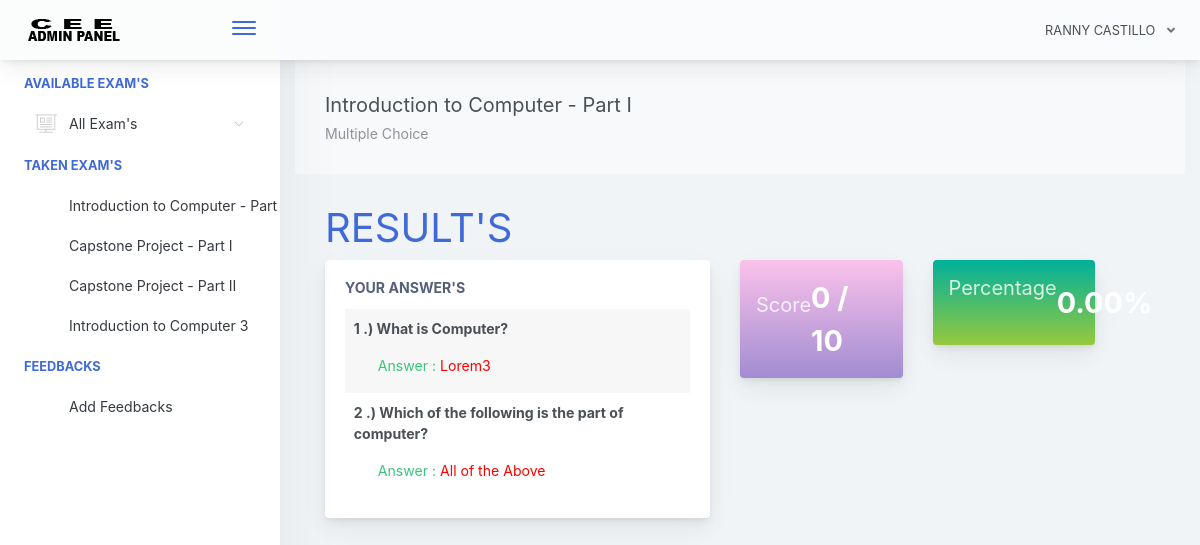
/home.php?page=result&id=26 (signed in), run on the app's committed database.
### tables this page shows
CREATE TABLE `examinee_tbl` (
  `exmne_id` int(11) NOT NULL,
  `exmne_fullname` varchar(1000) NOT NULL,
  `exmne_course` varchar(1000) NOT NULL,
  `exmne_gender` varchar(1000) NOT NULL,
  `exmne_birthdate` varchar(1000) NOT NULL,
  `exmne_year_level` varchar(1000) NOT NULL,
  `exmne_email` varchar(1000) NOT NULL,
  `exmne_password` varchar(1000) NOT NULL,
  `exmne_status` varchar(1000) NOT NULL DEFAULT 'active'
);

CREATE TABLE `exam_tbl` (
  `ex_id` int(11) NOT NULL,
  `cou_id` int(11) NOT NULL,
  `ex_title` varchar(1000) NOT NULL,
  `ex_time_limit` varchar(1000) NOT NULL,
  `ex_questlimit_display` int(11) NOT NULL,
  `ex_description` varchar(1000) NOT NULL,
  `ex_created` timestamp NOT NULL DEFAULT current_timestamp() ON UPDATE current_timestamp()
);

CREATE TABLE `exam_question_tbl` (
  `eqt_id` int(11) NOT NULL,
  `exam_id` int(11) NOT NULL,
  `exam_question` varchar(1000) NOT NULL,
  `exam_ch1` varchar(1000) NOT NULL,
  `exam_ch2` varchar(1000) NOT NULL,
  `exam_ch3` varchar(1000) NOT NULL,
  `exam_ch4` varchar(1000) NOT NULL,
  `exam_answer` varchar(1000) NOT NULL,
  `exam_status` varchar(1000) NOT NULL DEFAULT 'active'
);

CREATE TABLE `exam_answers` (
  `exans_id` int(11) NOT NULL,
  `axmne_id` int(11) NOT NULL,
  `exam_id` int(11) NOT NULL,
  `quest_id` int(11) NOT NULL,
  `exans_answer` varchar(1000) NOT NULL,
  `exans_status` varchar(1000) NOT NULL DEFAULT 'new',
  `exans_created` timestamp NOT NULL DEFAULT current_timestamp() ON UPDATE current_timestamp()
);

### query/selectData.php (called while the page is built, shortened)
<?php
$exmneId = $_SESSION['examineeSession']['exmne_id'];
$selExmneeData = $conn->query("SELECT * FROM examinee_tbl WHERE exmne_id='$exmneId' ")->fetch(PDO::FETCH_ASSOC);
 ?>

### pages/result.php (the view, shortened to what this page needs)
 <?php
    $examId = $_GET['id'];
    $selExam = $conn->query("SELECT * FROM exam_tbl WHERE ex_id='$examId' ")->fetch(PDO::FETCH_ASSOC);
 ?>
<div class="app-main__outer">
<div class="app-main__inner">
    <div id="refreshData">
    <div class="col-md-12">
        <div class="app-page-title">
            <div class="page-title-wrapper">
                <div class="page-title-heading">
                    <div>
                        <?php echo $selExam['ex_title']; ?>
                          <div class="page-title-subheading">
                            <?php echo $selExam['ex_description']; ?>
                          </div>
                    </div>
                </div>
            </div>
        </div>
        <div class="row col-md-12">
        	<h1 class="text-primary">RESULT'S</h1>
        </div>
        <div class="row col-md-6 float-left">
        	<div class="main-card mb-3 card">
                <div class="card-body">
                	<h5 class="card-title">Your Answer's</h5>
        			<table class="align-middle mb-0 table table-borderless table-striped table-hover" id="tableList">
                    <?php
                    	$selQuest = $conn->query("SELECT * FROM exam_question_tbl eqt INNER JOIN exam_answers ea ON eqt.eqt_id = ea.quest_id WHERE eqt.exam_id='$examId' AND ea.axmne_id='$exmneId' AND ea.exans_status='new' ");
                    	$i = 1;
                    	while ($selQuestRow = $selQuest->fetch(PDO::FETCH_ASSOC)) { ?>
                    		<tr>
                    			<td>
                    				<b><p><?php echo $i++; ?> .) <?php echo $selQuestRow['exam_question']; ?></p></b>
                    				<label class="pl-4 text-success">
                    					Answer :
                    					<?php
                    						if($selQuestRow['exam_answer'] != $selQuestRow['exans_answer'])
                    						{ ?>
                    							<span style="color:red"><?php echo $selQuestRow['exans_answer']; ?></span>
                    						<?PHP }
                    						else
                    						{ ?>
                    							<span class="text-success"><?php echo $selQuestRow['exans_answer']; ?></span>
                    						<?php }
                    					 ?>
                    				</label>
                    			</td>
                    		</tr>
                    	<?php }
                     ?>
	                 </table>
                </div>
            </div>
        </div>
        <div class="col-md-6 float-left">
        	<div class="col-md-6 float-left">
        	<div class="card mb-3 widget-content bg-night-fade">
                <div class="widget-content-wrapper text-white">
                    <div class="widget-content-left">
                        <div class="widget-heading"><h5>Score</h5></div>
                        <div class="widget-subheading" style="color: transparent;">/</div>
                    </div>
                    <div class="widget-content-right">
                        <div class="widget-numbers text-white">
                            <?php
                                $selScore = $conn->query("SELECT * FROM exam_question_tbl eqt INNER JOIN exam_answers ea ON eqt.eqt_id = ea.quest_id AND eqt.exam_answer = ea.exans_answer  WHERE ea.axmne_id='$exmneId' AND ea.exam_id='$examId' AND ea.exans_status='new' ");
                            ?>
                            <span>
                                <?php echo $selScore->rowCount(); ?>
                                <?php
                                    $over  = $selExam['ex_questlimit_display'];
                                 ?>
                            </span> / <?php echo $over; ?>
                        </div>
                    </div>
                </div>
            </div>
        	</div>
            <div class="col-md-6 float-left">
            <div class="card mb-3 widget-content bg-happy-green">
                <div class="widget-content-wrapper text-white">
                    <div class="widget-content-left">
                        <div class="widget-heading"><h5>Percentage</h5></div>
                        <div class="widget-subheading" style="color: transparent;">/</div>
                        </div>
                        <div class="widget-content-right">
                        <div class="widget-numbers text-white">
                            <?php
                                $selScore = $conn->query("SELECT * FROM exam_question_tbl eqt INNER JOIN exam_answers ea ON eqt.eqt_id = ea.quest_id AND eqt.exam_answer = ea.exans_answer  WHERE ea.axmne_id='$exmneId' AND ea.exam_id='$examId' AND ea.exans_status='new' ");
                            ?>
                            <span>
                                <?php
                                    $score = $selScore->rowCount();
                                    $ans = $score / $over * 100;
                                    echo number_format($ans,2);
                                 ?>
                            </span>
                        </div>
                    </div>
                </div>
            </div>
            </div>
        </div>
    </div>
    </div>
</div>

### includes/header.php (shortened to what this page needs)
<?php
  include("conn.php");
  include("query/selectData.php");
 ?>
<!doctype html>
<html lang="en">
<head>
    <link href="./main.css" rel="stylesheet">
    <link href="css/sweetalert.css" rel="stylesheet">
</head>
<body id="body">
    <div class="app-container app-theme-white body-tabs-shadow fixed-sidebar fixed-header">
        <div class="app-header header-shadow">
            <div class="app-header__logo">
                <a href="home.php"><div class="logo-src"></div></a>
                <div class="header__pane ml-auto">
                    <div>
                        <button type="button" class="hamburger close-sidebar-btn hamburger--elastic" data-class="closed-sidebar">
                            <span class="hamburger-box">
                                <span class="hamburger-inner"></span>
                            </span>
                        </button>
                    </div>
                </div>
            </div>
                <div class="app-header__content">
                <div class="app-header-right">
                    <div class="header-btn-lg pr-0">
                        <div class="widget-content p-0">
                            <div class="widget-content-wrapper">
                                <div class="widget-content-left">
                                    <div class="btn-group">
                                        <a data-toggle="dropdown" aria-haspopup="true" aria-expanded="false" class="p-0 btn">
                                            <?php
                                                echo strtoupper($selExmneeData['exmne_fullname']);
                                             ?>
                                            <i class="fa fa-angle-down ml-2 opacity-8"></i>
                                        </a>
                                    </div>
                                </div>
                            </div>
                        </div>
                    </div>        </div>
            </div>
        </div>

### home.php (shortened to what this page needs)
<?php include("includes/header.php"); ?>
<div class="app-main">
<?php include("includes/sidebar.php"); ?>
<?php
   @$page = $_GET['page'];
   if($page != '')
   {
     if($page == "exam")
     {
       include("pages/exam.php");
     }
     else if($page == "result")
     {
       include("pages/result.php");
     }
     else if($page == "myscores")
     {
       include("pages/myscores.php");
     }
   }
   else
   {
     include("pages/home.php");
   }
 ?>
<?php include("includes/footer.php"); ?>

### includes/sidebar.php (shortened to what this page needs)
<div class="app-sidebar sidebar-shadow">
        <div class="scrollbar-sidebar">
        <div class="app-sidebar__inner">
            <ul class="vertical-nav-menu">
                <li class="app-sidebar__heading">AVAILABLE EXAM'S</li>
                <li>
                <a href="#">
                     <i class="metismenu-icon pe-7s-display2"></i>
                     All Exam's
                    <i class="metismenu-state-icon pe-7s-angle-down caret-left"></i>
                </a>
                </li>
                 <li class="app-sidebar__heading">TAKEN EXAM'S</li>
                <li>
                  <?php
                    $selTakenExam = $conn->query("SELECT * FROM exam_tbl et INNER JOIN exam_attempt ea ON et.ex_id = ea.exam_id WHERE exmne_id='$exmneId' ORDER BY ea.examat_id  ");
                    if($selTakenExam->rowCount() > 0)
                    {
                        while ($selTakenExamRow = $selTakenExam->fetch(PDO::FETCH_ASSOC)) { ?>
                            <a href="home.php?page=result&id=<?php echo $selTakenExamRow['ex_id']; ?>" >
                                <?php echo $selTakenExamRow['ex_title']; ?>
                            </a>
                        <?php }
                    }
                    else
                    { ?>
                        <a href="#" class="pl-3">You are not taking exam yet</a>
                    <?php }
                   ?>
                </li>
                <li class="app-sidebar__heading">FEEDBACKS</li>
                <li>
                    <a href="#" data-toggle="modal" data-target="#feedbacksModal" >
                        Add Feedbacks
                    </a>
                </li>
            </ul>
        </div>
    </div>
</div>

### includes/footer.php (shortened to what this page needs)
    </div>
        </div>
    </div>
</body>
</html>

### data on the page
examinee_tbl: exmne_fullname "RANNY CASTILLO"
exam_tbl: ex_title "Introduction to Computer - Part…", ex_title "Introduction to Computer - Part I", ex_description "Multiple Choice", ex_questlimit_display "10", ex_questlimit_display "0.00"
exam_tbl: ex_title "Capstone Project - Part I"
exam_tbl: ex_title "Capstone Project - Part II"
exam_tbl: ex_title "Introduction to Computer 3"
exam_question_tbl: exam_question "What is Computer?", exam_answers.exans_answer "Lorem3"
exam_question_tbl: exam_question "Which of the following is the part of computer?", exam_answers.exans_answer "All of the Above"

### other printed values
$selScore->rowCount() "0"
